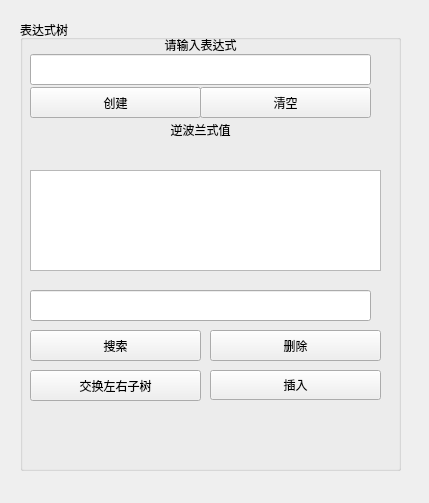
<?xml version="1.0" encoding="UTF-8"?>
<ui version="4.0">
 <class>BinaryTreeUI</class>
 <widget class="QWidget" name="BinaryTreeUI">
  <property name="geometry">
   <rect>
    <x>0</x>
    <y>0</y>
    <width>429</width>
    <height>503</height>
   </rect>
  </property>
  <property name="windowTitle">
   <string>Form</string>
  </property>
  <widget class="QGroupBox" name="groupBox">
   <property name="geometry">
    <rect>
     <x>20</x>
     <y>20</y>
     <width>381</width>
     <height>451</height>
    </rect>
   </property>
   <property name="title">
    <string>表达式树</string>
   </property>
   <widget class="QPushButton" name="Button_InsertBiTreeNode">
    <property name="geometry">
     <rect>
      <x>10</x>
      <y>67</y>
      <width>171</width>
      <height>31</height>
     </rect>
    </property>
    <property name="text">
     <string>创建</string>
    </property>
   </widget>
   <widget class="QPushButton" name="Button_SearchBiTreeNode">
    <property name="geometry">
     <rect>
      <x>10</x>
      <y>310</y>
      <width>171</width>
      <height>31</height>
     </rect>
    </property>
    <property name="text">
     <string>搜索</string>
    </property>
   </widget>
   <widget class="QPushButton" name="Button_CleanBiTreeNode">
    <property name="geometry">
     <rect>
      <x>180</x>
      <y>67</y>
      <width>171</width>
      <height>31</height>
     </rect>
    </property>
    <property name="text">
     <string>清空</string>
    </property>
   </widget>
   <widget class="QPushButton" name="Button_DeleteBiTreeNode">
    <property name="geometry">
     <rect>
      <x>190</x>
      <y>350</y>
      <width>171</width>
      <height>30</height>
     </rect>
    </property>
    <property name="text">
     <string>插入</string>
    </property>
   </widget>
   <widget class="QLineEdit" name="BinaryTreeDataEdit_2">
    <property name="geometry">
     <rect>
      <x>10</x>
      <y>270</y>
      <width>341</width>
      <height>31</height>
     </rect>
    </property>
   </widget>
   <widget class="QLineEdit" name="BinaryTreeDataEdit">
    <property name="geometry">
     <rect>
      <x>10</x>
      <y>34</y>
      <width>341</width>
      <height>31</height>
     </rect>
    </property>
   </widget>
   <widget class="QLabel" name="label">
    <property name="geometry">
     <rect>
      <x>10</x>
      <y>12</y>
      <width>341</width>
      <height>25</height>
     </rect>
    </property>
    <property name="text">
     <string>请输入表达式</string>
    </property>
    <property name="alignment">
     <set>Qt::AlignCenter</set>
    </property>
   </widget>
   <widget class="QLabel" name="label_2">
    <property name="geometry">
     <rect>
      <x>10</x>
      <y>100</y>
      <width>341</width>
      <height>20</height>
     </rect>
    </property>
    <property name="text">
     <string>逆波兰式值</string>
    </property>
    <property name="alignment">
     <set>Qt::AlignCenter</set>
    </property>
   </widget>
   <widget class="QPushButton" name="Button_usetoexchange">
    <property name="geometry">
     <rect>
      <x>10</x>
      <y>350</y>
      <width>171</width>
      <height>31</height>
     </rect>
    </property>
    <property name="text">
     <string>交换左右子树</string>
    </property>
   </widget>
   <widget class="QPushButton" name="pushButton">
    <property name="geometry">
     <rect>
      <x>190</x>
      <y>310</y>
      <width>171</width>
      <height>31</height>
     </rect>
    </property>
    <property name="text">
     <string>删除</string>
    </property>
   </widget>
   <widget class="QLabel" name="label_3">
    <property name="geometry">
     <rect>
      <x>10</x>
      <y>120</y>
      <width>331</width>
      <height>21</height>
     </rect>
    </property>
    <property name="text">
     <string/>
    </property>
   </widget>
   <widget class="QPlainTextEdit" name="plainTextEdit">
    <property name="geometry">
     <rect>
      <x>10</x>
      <y>150</y>
      <width>351</width>
      <height>101</height>
     </rect>
    </property>
   </widget>
  </widget>
 </widget>
 <resources/>
 <connections>
  <connection>
   <sender>Button_CleanBiTreeNode</sender>
   <signal>clicked()</signal>
   <receiver>BinaryTreeUI</receiver>
   <slot>on_binarytree_delete_btn_clicked()</slot>
   <hints>
    <hint type="sourcelabel">
     <x>355</x>
     <y>227</y>
    </hint>
    <hint type="destinationlabel">
     <x>357</x>
     <y>121</y>
    </hint>
   </hints>
  </connection>
  <connection>
   <sender>Button_DeleteBiTreeNode</sender>
   <signal>clicked()</signal>
   <receiver>BinaryTreeUI</receiver>
   <slot>on_binarytree_node_delete_btn_clicked()</slot>
   <hints>
    <hint type="sourcelabel">
     <x>360</x>
     <y>229</y>
    </hint>
    <hint type="destinationlabel">
     <x>322</x>
     <y>202</y>
    </hint>
   </hints>
  </connection>
  <connection>
   <sender>Button_InsertBiTreeNode</sender>
   <signal>clicked()</signal>
   <receiver>BinaryTreeUI</receiver>
   <slot>on_binarytree_create_btn_clicked()</slot>
   <hints>
    <hint type="sourcelabel">
     <x>270</x>
     <y>197</y>
    </hint>
    <hint type="destinationlabel">
     <x>442</x>
     <y>178</y>
    </hint>
   </hints>
  </connection>
  <connection>
   <sender>Button_SearchBiTreeNode</sender>
   <signal>clicked()</signal>
   <receiver>BinaryTreeUI</receiver>
   <slot>on_binarytree_node_search_btn_clicked()</slot>
   <hints>
    <hint type="sourcelabel">
     <x>268</x>
     <y>306</y>
    </hint>
    <hint type="destinationlabel">
     <x>455</x>
     <y>201</y>
    </hint>
   </hints>
  </connection>
  <connection>
   <sender>Button_usetoexchange</sender>
   <signal>clicked()</signal>
   <receiver>BinaryTreeUI</receiver>
   <slot>on_binarytree_exchangecreate_btn_clicked()</slot>
   <hints>
    <hint type="sourcelabel">
     <x>105</x>
     <y>218</y>
    </hint>
    <hint type="destinationlabel">
     <x>187</x>
     <y>555</y>
    </hint>
   </hints>
  </connection>
  <connection>
   <sender>pushButton</sender>
   <signal>clicked()</signal>
   <receiver>BinaryTreeUI</receiver>
   <slot>on_binarytree_node_insert_btn_clicked()</slot>
   <hints>
    <hint type="sourcelabel">
     <x>221</x>
     <y>185</y>
    </hint>
    <hint type="destinationlabel">
     <x>590</x>
     <y>366</y>
    </hint>
   </hints>
  </connection>
 </connections>
 <slots>
  <slot>on_binarytree_create_btn_clicked()</slot>
  <slot>on_binarytree_delete_btn_clicked()</slot>
  <slot>on_binarytree_node_delete_btn_clicked()</slot>
  <slot>on_binarytree_SimulationTree_creat_btn_clicked()</slot>
  <slot>on_bigroottree_create_btn_clicked()</slot>
  <slot>on_bigroottree_insert_btn_clicked()</slot>
  <slot>on_bigroottree_remove_btn_clicked()</slot>
  <slot>on_Btree_create_btn_clicked()</slot>
  <slot>on_Btree_insert_btn_clicked()</slot>
  <slot>on_Btree_remove_btn_clicked()</slot>
  <slot>on_Btree_destroy_btn_clicked()</slot>
  <slot>on_binarytree_node_search_btn_clicked()</slot>
  <slot>on_Btree_search_btn_clicked()</slot>
  <slot>on_binarytree_exchangecreate_btn_clicked()</slot>
  <slot>on_binarytree_node_insert_btn_clicked()</slot>
 </slots>
</ui>
